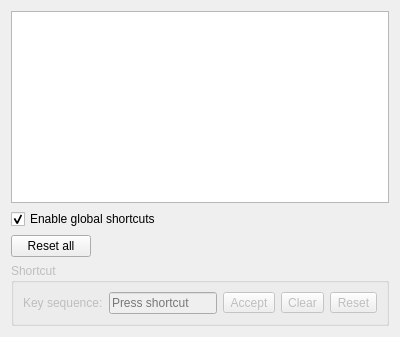
          <widget class="QWidget" name="shortcutsPage">
           <property name="sizePolicy">
            <sizepolicy hsizetype="Ignored" vsizetype="Ignored">
             <horstretch>0</horstretch>
             <verstretch>0</verstretch>
            </sizepolicy>
           </property>
           <layout class="QVBoxLayout" name="shortcutsLayout">
            <item>
             <widget class="ShortcutsView" name="shortcutsTreeView"/>
            </item>
            <item>
             <widget class="QCheckBox" name="globalShortcutsCheckBox">
              <property name="toolTip">
               <string>&lt;html&gt;&lt;head/&gt;&lt;body&gt;&lt;p&gt;Register global shortcuts in system&lt;/p&gt;&lt;/body&gt;&lt;/html&gt;</string>
              </property>
              <property name="text">
               <string>Enable global shortcuts</string>
              </property>
              <property name="checked">
               <bool>true</bool>
              </property>
             </widget>
            </item>
            <item>
             <widget class="QPushButton" name="resetAllShortcutsButton">
              <property name="sizePolicy">
               <sizepolicy hsizetype="Maximum" vsizetype="Fixed">
                <horstretch>0</horstretch>
                <verstretch>0</verstretch>
               </sizepolicy>
              </property>
              <property name="toolTip">
               <string>&lt;html&gt;&lt;head/&gt;&lt;body&gt;&lt;p&gt;Reset all shortcuts to defaults&lt;/p&gt;&lt;/body&gt;&lt;/html&gt;</string>
              </property>
              <property name="text">
               <string>Reset all</string>
              </property>
             </widget>
            </item>
            <item>
             <widget class="QGroupBox" name="shortcutGroupBox">
              <property name="enabled">
               <bool>false</bool>
              </property>
              <property name="title">
               <string>Shortcut</string>
              </property>
              <layout class="QHBoxLayout" name="shortcutBoxLayout">
               <item>
                <widget class="QLabel" name="shortcutLabel">
                 <property name="text">
                  <string>Key sequence:</string>
                 </property>
                </widget>
               </item>
               <item>
                <widget class="QKeySequenceEdit" name="shortcutSequenceEdit">
                 <property name="toolTip">
                  <string>&lt;html&gt;&lt;head/&gt;&lt;body&gt;&lt;p&gt;The key sequence for the selected action&lt;/p&gt;&lt;/body&gt;&lt;/html&gt;</string>
                 </property>
                </widget>
               </item>
               <item>
                <widget class="QToolButton" name="acceptShortcutButton">
                 <property name="toolTip">
                  <string>&lt;html&gt;&lt;head/&gt;&lt;body&gt;&lt;p&gt;Accept shortcut&lt;/p&gt;&lt;/body&gt;&lt;/html&gt;</string>
                 </property>
                 <property name="text">
                  <string>Accept</string>
                 </property>
                 <property name="icon">
                  <iconset theme="dialog-ok-apply"/>
                 </property>
                </widget>
               </item>
               <item>
                <widget class="QToolButton" name="clearShortcutButton">
                 <property name="toolTip">
                  <string>&lt;html&gt;&lt;head/&gt;&lt;body&gt;&lt;p&gt;Clear shortcut&lt;/p&gt;&lt;/body&gt;&lt;/html&gt;</string>
                 </property>
                 <property name="text">
                  <string>Clear</string>
                 </property>
                 <property name="icon">
                  <iconset theme="edit-clear-all"/>
                 </property>
                </widget>
               </item>
               <item>
                <widget class="QToolButton" name="resetShortcutButton">
                 <property name="toolTip">
                  <string>&lt;html&gt;&lt;head/&gt;&lt;body&gt;&lt;p&gt;Reset shortcut to default&lt;/p&gt;&lt;/body&gt;&lt;/html&gt;</string>
                 </property>
                 <property name="text">
                  <string>Reset</string>
                 </property>
                 <property name="icon">
                  <iconset theme="view-refresh"/>
                 </property>
                </widget>
               </item>
              </layout>
             </widget>
            </item>
           </layout>
          </widget>
